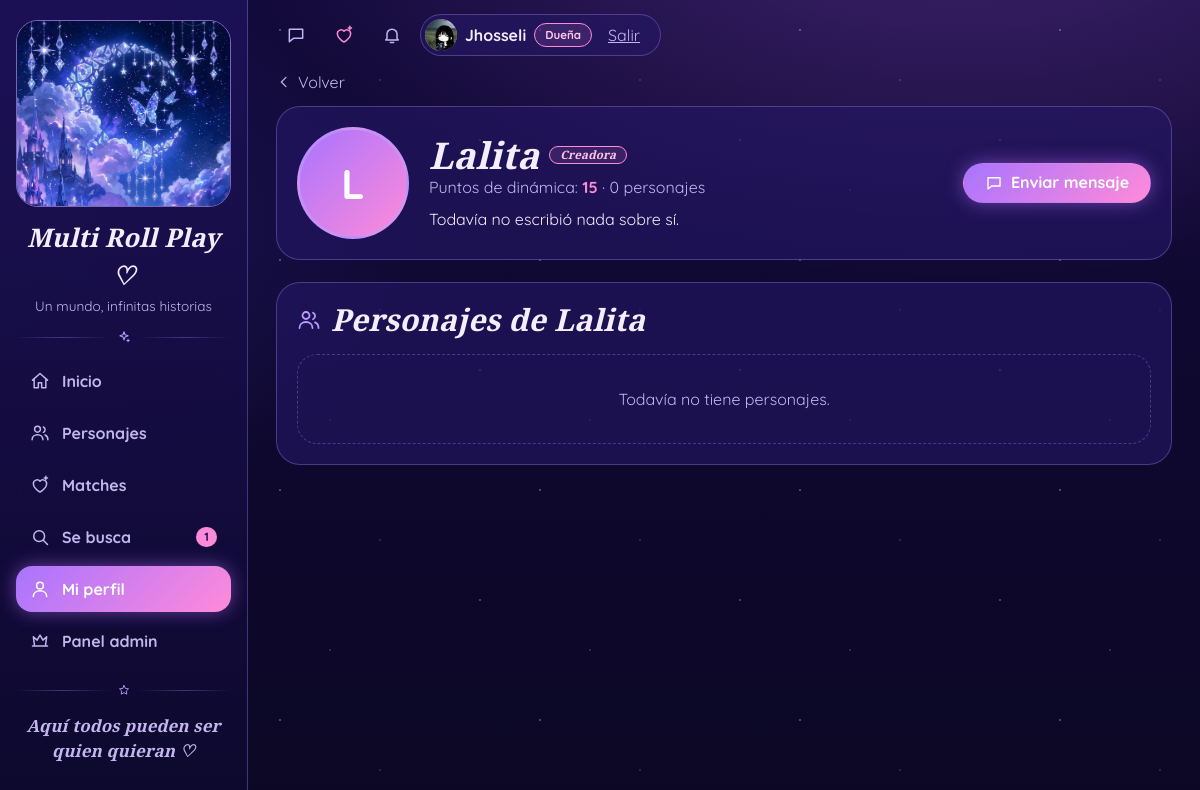
/u/3 (signed in), run on the app's committed database.
### app.py (models this page shows)
class Usuario(UserMixin, db.Model):
    id = db.Column(db.Integer, primary_key=True)
    username = db.Column(db.String(80), unique=True, nullable=False)
    password_hash = db.Column(db.String(200), nullable=False)
    role = db.Column(db.String(20), default='user')       # 'user', 'admin', 'owner' (dueña) o 'creator' (creadora)
    puntos = db.Column(db.Integer, default=0)
    is_approved = db.Column(db.Boolean, default=False)         # lo aprueba un admin
    foto_url = db.Column(db.String(300), nullable=True)        # foto de perfil
    bio = db.Column(db.String(300), nullable=True)             # presentación breve
    personajes = db.relationship('Personaje', backref='dueno', lazy=True, cascade='save-update, merge')
    solicitudes = db.relationship('Solicitud', backref='autor', lazy=True,
                                  cascade='all, delete-orphan')
    @property
    def es_dueno(self):          # nivel máximo: la dueña del grupo y la creadora tienen los mismos permisos
        return self.role in ('owner', 'creator')
    @property
    def es_admin(self):          # el nivel máximo también tiene poderes de admin
        return self.role in ('admin', 'owner', 'creator')
    @property
    def etiqueta_rol(self):
        return ('Creadora' if self.role == 'creator' else 'Dueña' if self.role == 'owner'
                else 'Admin' if self.es_admin else 'Rolero')

### app.py (the view)
@app.route('/u/<int:uid>')
@login_required
def perfil_usuario(uid):
    if uid == current_user.id:
        return redirect(url_for('profile'))
    u = db.get_or_404(Usuario, uid)
    if not u.is_approved and not current_user.es_admin:
        abort(404)
    return render_template('perfil.html', u=u, conexion=conexion_con(u.id))

### app.py (called while the page is built)
@login_manager.user_loader
def load_user(user_id):
    return db.session.get(Usuario, int(user_id))

def listar_pistas():
    carpeta = os.path.join(BASE_DIR, 'static', 'audio')
    try:
        nombres = sorted(f for f in os.listdir(carpeta) if f.lower().endswith(('.mp3', '.ogg', '.m4a', '.wav')))
    except OSError:
        nombres = []
    pistas = []
    for f in nombres:
        titulo = re.sub(r'^\d+[_\-\s]*', '', os.path.splitext(f)[0]).replace('_', ' ').strip()
        pistas.append({'archivo': url_for('static', filename='audio/' + f), 'titulo': titulo.capitalize() or f})
    return pistas

def avatar(usuario, clase=''):
    if usuario is not None and getattr(usuario, 'foto_url', None):
        return Markup('<img class="avatar %s" src="%s" alt="" loading="lazy">') % (clase, usuario.foto_url)
    inicial = (getattr(usuario, 'username', '?') or '?')[0].upper()
    return Markup('<span class="avatar %s">%s</span>') % (clase, inicial)

def csrf_token():
    if '_csrf' not in session:
        session['_csrf'] = secrets.token_hex(16)
    return session['_csrf']

@app.before_request
def proteger_csrf():
    if request.method == 'POST':
        enviado = request.form.get('_csrf') or request.headers.get('X-CSRF-Token', '')
        if not hmac.compare_digest(session.get('_csrf', '').encode(), enviado.encode()):
            abort(400)

def conexion_con(otro_id):
    yo = current_user.id
    return Match.query.filter(
        ((Match.user1_id == yo) & (Match.user2_id == otro_id)) |
        ((Match.user1_id == otro_id) & (Match.user2_id == yo))).first()

### iconos.py (called while the page is built)
def ico(nombre, tam=20, clase=''):
    d = _P.get(nombre)
    if d is None:
        return Markup('')
    relleno = 'currentColor' if nombre in _RELLENOS else 'none'
    return Markup(
        f'<svg class="ico {clase}" width="{tam}" height="{tam}" viewBox="0 0 24 24" fill="{relleno}" '
        f'stroke="currentColor" stroke-width="1.8" stroke-linecap="round" stroke-linejoin="round" '
        f'aria-hidden="true" focusable="false"><path d="{d}"/></svg>')

### templates/perfil.html (shortened to what this page needs)
{% extends "base.html" %}
{% from "_tarjeta.html" import tarjeta with context %}
{% block content %}
<a href="javascript:history.back()" class="suave volver">{{ ico('back', 16) }}Volver</a>
<section class="panel perfil-cab">
  {{ avatar(u, 'avatar-xl') }}
  <div class="perfil-datos">
    <h1 class="cursivo perfil-nombre">{{ u.username }}
      {% if u.es_admin %}<span class="insignia {{ 'insignia-dueno' if u.es_dueno else 'insignia-admin' }}">{{ u.etiqueta_rol }}</span>{% endif %}</h1>
    <div class="suave">Puntos de dinámica: <b class="podio-puntos">{{ u.puntos or 0 }}</b> · {{ u.personajes|length }} personaje{{ '' if u.personajes|length == 1 else 's' }}</div>
    <p class="perfil-bio">{{ u.bio or 'Todavía no escribió nada sobre sí.' }}</p>
  </div>
  {% if conexion and conexion.estado == 'match' %}
    <a class="btn btn-neon" href="{{ url_for('chat', match_id=conexion.id) }}" data-abrir-chat="{{ conexion.id }}">{{ ico('message', 18) }}Enviar mensaje</a>
  {% elif conexion %}
    <span class="btn btn-suave">Solicitud pendiente</span>
  {% endif %}
</section>
<section class="panel seccion">
  <h2 class="titulo-seccion cursivo" style="margin-bottom:16px">{{ ico('users', 24) }}Personajes de {{ u.username }}</h2>
  {% if u.personajes %}
    <div class="pj-grid">{% for pj in u.personajes %}{{ tarjeta(pj) }}{% endfor %}</div>
  {% else %}
    <div class="vacio">Todavía no tiene personajes.</div>
  {% endif %}
</section>
{% endblock %}

### templates/base.html (shortened to what this page needs)
<!DOCTYPE html>
<html lang="es">
<head>
  <link rel="stylesheet" href="{{ url_for('static', filename='css/style.css') }}">
</head>
<body data-csrf="{{ csrf_token() }}">
{% set ep = request.endpoint %}
<div class="app">
  <aside id="menu" class="sidebar">
    <a href="{{ url_for('home') }}" class="logo-marco" aria-label="Inicio">
      <img src="{{ url_for('static', filename='img/logo.jpg') }}" alt="">
    </a>
    <div class="text-center mt-3">
      <div class="cursivo marca-nombre">{{ NOMBRE_SITIO }} ♡</div>
      <div class="suave" style="font-size:.85rem">{{ LEMA_SITIO }}</div>
    </div>
    <div class="divisor">{{ ico('sparkle', 14) }}</div>
    <nav>
      <a class="nav-link {{ 'activo' if ep == 'home' }}" href="{{ url_for('home') }}">{{ ico('home') }}Inicio</a>
      {% if current_user.is_authenticated %}
      <a class="nav-link {{ 'activo' if ep in ('personajes', 'personaje') }}" href="{{ url_for('personajes') }}">{{ ico('users') }}Personajes</a>
      <a class="nav-link {{ 'activo' if ep in ('descubrir', 'matches', 'conexiones', 'chat') }}" href="{{ url_for('matches') if matches_nuevos else url_for('descubrir') }}">{{ ico('heart-spark') }}Matches
        {% if matches_nuevos %}<span class="contador">{{ matches_nuevos }}</span>{% endif %}</a>
      <a class="nav-link {{ 'activo' if ep == 'solicitados' }}" href="{{ url_for('solicitados') }}">{{ ico('search') }}Se busca
        {% if busquedas_abiertas %}<span class="contador">{{ busquedas_abiertas }}</span>{% endif %}</a>
      <a class="nav-link {{ 'activo' if ep in ('profile', 'perfil_usuario', 'personaje_nuevo', 'personaje_editar') }}" href="{{ url_for('profile') }}">{{ ico('user') }}Mi perfil</a>
      {% if current_user.es_admin %}
      <a class="nav-link {{ 'activo' if ep == 'admin' }}" href="{{ url_for('admin') }}">{{ ico('crown') }}Panel admin</a>
      {% endif %}
      {% else %}
      <a class="nav-link {{ 'activo' if ep == 'login' }}" href="{{ url_for('login') }}">{{ ico('user') }}Entrar</a>
      <a class="nav-link {{ 'activo' if ep == 'register' }}" href="{{ url_for('register') }}">{{ ico('sparkle') }}Registrarse</a>
      {% endif %}
    </nav>
    <div style="margin-top:auto">
      <div class="divisor">{{ ico('star', 12) }}</div>
      <p class="suave text-center cursivo" style="font-size:1.05rem">Aquí todos pueden ser quien quieran ♡</p>
    </div>
  </aside>
  <div class="contenido">
    <header class="topbar">
      {% set pistas = listar_pistas() %}
      {% if current_user.is_authenticated %}
        <button type="button" class="icono-btn" id="chat-btn" aria-label="Mensajes{% if chat_sin_leer %} ({{ chat_sin_leer }} sin leer){% endif %}" title="Mensajes" aria-controls="chat-dock" aria-expanded="false">
          {{ ico('message', 20) }}<span class="contador contador-btn" id="chat-contador" {% if not chat_sin_leer %}hidden{% endif %}>{{ chat_sin_leer }}</span></button>
        <a href="{{ url_for('matches') }}" class="icono-btn corazon" aria-label="Matches{% if matches_nuevos %} ({{ matches_nuevos }} nuevos){% endif %}" title="Matches">
          {{ ico('heart-spark', 20) }}{% if matches_nuevos %}<span class="punto"></span>{% endif %}</a>
        <a href="{{ url_for('conexiones') }}" class="icono-btn" aria-label="Solicitudes{% if solicitudes_pendientes %} ({{ solicitudes_pendientes }} nuevas){% endif %}" title="Solicitudes">
          {{ ico('bell', 20) }}{% if solicitudes_pendientes %}<span class="punto"></span>{% endif %}</a>
        <div class="pastilla-usuario">
          <a href="{{ url_for('profile') }}" class="pastilla-perfil" aria-label="Mi perfil">
            {{ avatar(current_user, 'avatar-sm') }}
            <span class="pastilla-nombre">{{ current_user.username }}</span>
            {% if current_user.es_admin %}<span class="insignia {{ 'insignia-dueno' if current_user.es_dueno else 'insignia-admin' }}">{{ current_user.etiqueta_rol }}</span>{% endif %}
          </a>
          <form method="post" action="{{ url_for('logout') }}" style="display:inline">
            <button class="enlace-salir">Salir</button>
          </form>
        </div>
      {% endif %}
    </header>
    <main>
      {% block content %}{% endblock %}
    </main>
  </div>
</div>
</body>
</html>

### data on the page
Usuario: foto_url (picture), username "Jhosseli", etiqueta_rol "Dueña"
Usuario: foto_url+username "L", username "Lalita", etiqueta_rol "Creadora", puntos "15", bio "Todavía no escribió nada sobre sí."

### other printed values
{{ NOMBRE_SITIO }} "Multi Roll Play"
{{ LEMA_SITIO }} "Un mundo, infinitas historias"
{{ busquedas_abiertas }} "1"
{{ u.personajes|length }} "0"
{{ '' if u.personajes|length == 1 else 's' }} "s"
